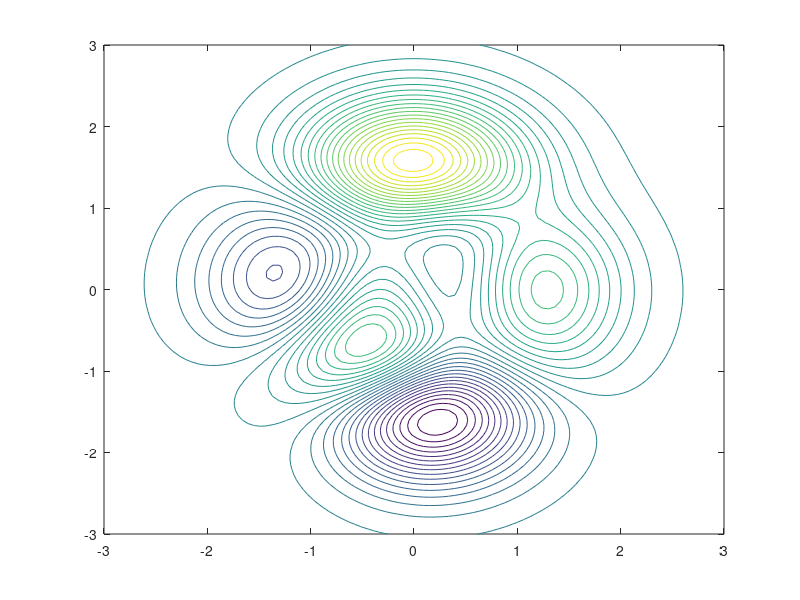

MATLAB code to generate this figure: (Note: this script raises an error after producing the figure.)
% A toy example of continuous sensor registration in R^2 (plane) with Lie
% group as SE(2).
%
%   Author: William Clark
%   Date:   November 21, 2019
clc; clear; close all

%% The fixed point cloud
x = linspace(-3,3,100); y = linspace(-3,3,100);
[X,Y] = meshgrid(x,y);
Z = peaks(100);
zmin = floor(min(Z(:)));
zmax = ceil(max(Z(:)));
zinc = (zmax-zmin)/40;
zlevs = zmin:zinc:zmax;

% The contour
figure; [C,~] = contour(X,Y,Z,zlevs);

% The color function
f = @(t) 1/16*[1,-1,0]*(t+7)+[0,1,0];

% Pull stuff out
u = length(C); loc = 1; X = []; colX = [];
while loc < u
    % The current level
    lvl = C(1,loc);
    % How far we need to go
    len = C(2,loc);
    % The next string
    X = [X,C(:,(loc+1):(loc+len))];
    colX = [colX,lvl*ones(1,len)];
    loc = loc + len + 1;
end
X = X'; X = [X,ones(length(X),1)]; XC = X;
for i = 1:length(XC)
    XC(i,:) = f(colX(i));
end
fixed = pointCloud(X,'Color',XC,'Intensity',colX');

%% The moving point cloud
x = linspace(-3,3,120); y = linspace(-3,3,120);
[X,Y] = meshgrid(x,y);
Z = peaks(120);
zmin = floor(min(Z(:)));
zmax = ceil(max(Z(:)));
zinc = (zmax-zmin)/43;
zlevs = zmin:zinc:zmax;

% The contour
figure(1); [C,h] = contour(X,Y,Z,zlevs);

% The color function
f = @(t) 1/16*[1,-1,0]*(t+7)+[0,1,0];

% Pull stuff out
u = length(C); loc = 1; Z = []; colZ = [];
while loc < u
    % The current level
    lvl = C(1,loc);
    % How far we need to go
    len = C(2,loc);
    % The next string
    Z = [Z,C(:,(loc+1):(loc+len))];
    colZ = [colZ,lvl*ones(1,len)];
    loc = loc + len + 1;
end
Z = Z'; Z = [Z,ones(length(Z),1)]; ZC = Z;
for i = 1:length(ZC)
    ZC(i,:) = f(colZ(i));
end
moving = pointCloud(Z,'Color',ZC,'Intensity',colZ');

%% Now we need to come up with an initial displacement
% Randomly perturb them
w = rand/2; v = rand(2,1);
A = [cos(w),-sin(w),0,v(1);sin(w),cos(w),0,v(2);0,0,1,0;0,0,0,1]';
moved = pctransform(moving, affine3d(A));

%% Now, recovering the pictures
rkhs_se2 = rkhs_se2_registration();
rkhs_se2.set_ptclouds(fixed,moved);
tic; rkhs_se2.align(); toc;
tform = rkhs_se2.tform;

%% Showing the results
aligned = pctransform(moved,tform);

%% The final errors
disp('Initial displacement:');
A = A'; T = tform.T'; B = [A(1:2,1:2),A(1:2,4);[0,0,1]];
disp(B);
disp('Algorithm finding:');
D = [T(1:2,1:2),T(1:2,4);[0,0,1]];
disp(D);
disp('Final displacement:');
disp(D*B);
disp('Frobenius norm of error:');
err = norm(logm(D*B),'fro');
disp(err);

%% Trying to plot something reasonable looking
% The X cloud
fixedXYZ = double(fixed.Location); fixedColor = double(fixed.Intensity);
figure; hold on; set(gca,'TickLabelInterpreter','latex', 'fontsize', 16); 
scatter(fixedXYZ(:,1),fixedXYZ(:,2),1,fixedColor); 
axis equal tight; grid on;
% title('X');
figuresize(16,16,'cm')
print(gcf,'target_se2.png','-dpng','-r350');

% The Z cloud
movingXYZ = double(moving.Location); movingColor = double(moving.Intensity);
figure; hold on; set(gca,'TickLabelInterpreter','latex', 'fontsize', 16); 
scatter(movingXYZ(:,1),movingXYZ(:,2),1,movingColor); 
axis equal tight; grid on;
% title('Z');
figuresize(16,16,'cm')
print(gcf,'source_se2.png','-dpng','-r350');

% The wrong pictures
figure; hold on; set(gca,'TickLabelInterpreter','latex', 'fontsize', 16); 
% The X picture
scatter(fixedXYZ(:,1),fixedXYZ(:,2),1,fixedColor);
% The perturbed Z picture
movedXYZ = double(moved.Location); movedColor = double(moved.Intensity);
scatter(movedXYZ(:,1),movedXYZ(:,2),1,movedColor); 
axis equal tight; grid on;
% title('Perturbed');
figuresize(16,16,'cm')
print(gcf,'perturbed_se2.png','-dpng','-r350');

% The correct picture
figure; hold on; set(gca,'TickLabelInterpreter','latex', 'fontsize', 16); 
% The X picture
scatter(fixedXYZ(:,1),fixedXYZ(:,2),1,fixedColor);
% The moved Z picture
alignedXYZ = double(aligned.Location); alignedColor = double(aligned.Intensity);
scatter(alignedXYZ(:,1),alignedXYZ(:,2),1,alignedColor); 
axis equal tight; grid on;
% title('Aligned');
figuresize(16,16,'cm')
print(gcf,'aligned_se2.png','-dpng','-r350');